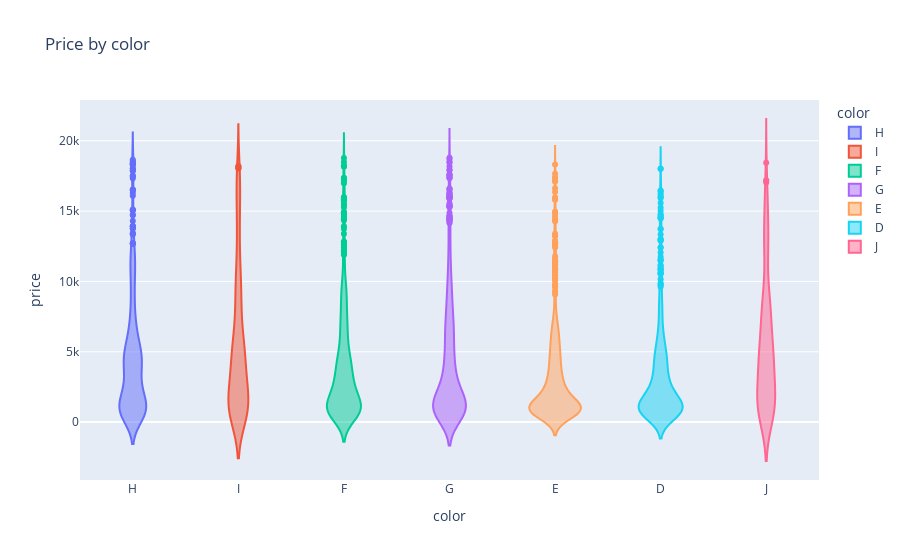

Notebook source saved alongside this figure:
### Code cell
plot_diamonds_price_by(diamonds, 'color')

### Figure 1 — Plotly figure (JSON) as saved in the notebook; plotly's stock layout.template omitted (floating-point values rounded to 4 significant figures; data arrays with more than 128 entries replaced by an {"elided": "..."} marker saying what was removed)
{"data": [{"alignmentgroup": "True", "box": {"visible": false}, "hovertemplate": "color=%{x}<br>price=%{y}<extra></extra>", "legendgroup": "H", "marker": {"color": "#636efa"}, "name": "H", "offsetgroup": "H", "orientation": "v", "scalegroup": "True", "showlegend": true, "type": "violin", "x": {"elided": "747 str values"}, "x0": " ", "xaxis": "x", "y": {"elided": "747 int values"}, "y0": " ", "yaxis": "y"}, {"alignmentgroup": "True", "box": {"visible": false}, "hovertemplate": "color=%{x}<br>price=%{y}<extra></extra>", "legendgroup": "I", "marker": {"color": "#EF553B"}, "name": "I", "offsetgroup": "I", "orientation": "v", "scalegroup": "True", "showlegend": true, "type": "violin", "x": {"elided": "531 str values"}, "x0": " ", "xaxis": "x", "y": {"elided": "531 int values"}, "y0": " ", "yaxis": "y"}, {"alignmentgroup": "True", "box": {"visible": false}, "hovertemplate": "color=%{x}<br>price=%{y}<extra></extra>", "legendgroup": "F", "marker": {"color": "#00cc96"}, "name": "F", "offsetgroup": "F", "orientation": "v", "scalegroup": "True", "showlegend": true, "type": "violin", "x": {"elided": "858 str values"}, "x0": " ", "xaxis": "x", "y": {"elided": "858 int values"}, "y0": " ", "yaxis": "y"}, {"alignmentgroup": "True", "box": {"visible": false}, "hovertemplate": "color=%{x}<br>price=%{y}<extra></extra>", "legendgroup": "G", "marker": {"color": "#ab63fa"}, "name": "G", "offsetgroup": "G", "orientation": "v", "scalegroup": "True", "showlegend": true, "type": "violin", "x": {"elided": "1090 str values"}, "x0": " ", "xaxis": "x", "y": {"elided": "1090 int values"}, "y0": " ", "yaxis": "y"}, {"alignmentgroup": "True", "box": {"visible": false}, "hovertemplate": "color=%{x}<br>price=%{y}<extra></extra>", "legendgroup": "E", "marker": {"color": "#FFA15A"}, "name": "E", "offsetgroup": "E", "orientation": "v", "scalegroup": "True", "showlegend": true, "type": "violin", "x": {"elided": "912 str values"}, "x0": " ", "xaxis": "x", "y": {"elided": "912 int values"}, "y0": " ", "yaxis": "y"}, {"alignmentgroup": "True", "box": {"visible": false}, "hovertemplate": "color=%{x}<br>price=%{y}<extra></extra>", "legendgroup": "D", "marker": {"color": "#19d3f3"}, "name": "D", "offsetgroup": "D", "orientation": "v", "scalegroup": "True", "showlegend": true, "type": "violin", "x": {"elided": "606 str values"}, "x0": " ", "xaxis": "x", "y": {"elided": "606 int values"}, "y0": " ", "yaxis": "y"}, {"alignmentgroup": "True", "box": {"visible": false}, "hovertemplate": "color=%{x}<br>price=%{y}<extra></extra>", "legendgroup": "J", "marker": {"color": "#FF6692"}, "name": "J", "offsetgroup": "J", "orientation": "v", "scalegroup": "True", "showlegend": true, "type": "violin", "x": {"elided": "244 str values"}, "x0": " ", "xaxis": "x", "y": {"elided": "244 int values"}, "y0": " ", "yaxis": "y"}], "layout": {"legend": {"title": {"text": "color"}, "tracegroupgap": 0}, "title": {"text": "Price by color"}, "violinmode": "overlay", "xaxis": {"anchor": "y", "categoryarray": ["H", "I", "F", "G", "E", "D", "J"], "categoryorder": "array", "domain": [0, 1], "title": {"text": "color"}}, "yaxis": {"anchor": "x", "domain": [0, 1], "title": {"text": "price"}}}}
